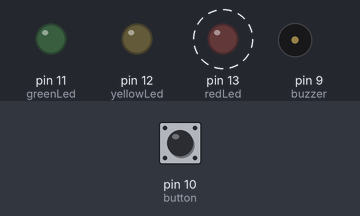
A sketch run on a simulated Arduino Uno, built with avr-gcc and run on an emulated ATmega328P. On the bench: output pins drawn as LEDs (lit = HIGH), buzzer (waves = sounding). Dashed ring = blinking. Inputs (shaded band) come from the test bench; at power-on: pin 10 (button) LOW.

Above: at 2.8 s.
2.9 s: pin 10 (button) pulled HIGH for 1.2 s
At 4.1 s:
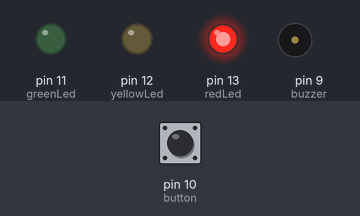
At 19.1 s:
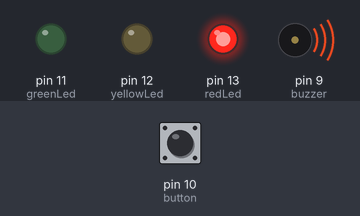
Timing chart, 0 to 21.5 s (numbered marks = the images above; inputs shaded):
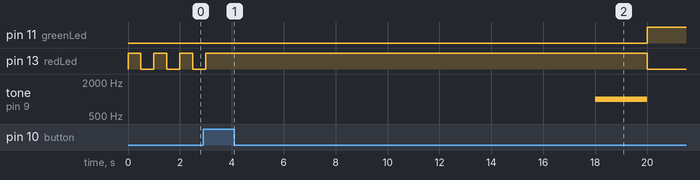

The sketch:

Lab-1.ino
```cpp
// components are linked to destination pins on adurino can be changed
int buzzer = 9;
int button = 10;
int greenLed = 11;
int yellowLed = 12;
int redLed = 13;

int constState = 0;
int buttonState = 0;

void setup() {
  // put your setup code here, to run once:
  pinMode(redLed, OUTPUT);
  pinMode(yellowLed, OUTPUT);
  pinMode(greenLed, OUTPUT);
  pinMode(buzzer, OUTPUT);
  pinMode(button, INPUT);

}

void loop() {
  // put your main code here, to run repeatedly:
  buttonState = digitalRead(button); //reads if button is pressed and if so turns onstate flag
  if (buttonState == HIGH)
    constState = 1;

   if (constState){
      digitalWrite(redLed, HIGH);
      delay(15000); //delay for light
      tone(buzzer, 1000);
      delay(2000); //delay for buzzer
      noTone(buzzer);
      digitalWrite(redLed, LOW);

      digitalWrite(greenLed, HIGH);
      delay(15000);
      tone(buzzer, 1000);
      delay(2000);
      noTone(buzzer);
      digitalWrite(greenLed, LOW);

      digitalWrite(yellowLed, HIGH);
      delay(3000);
      tone(buzzer, 1000);
      delay(1000);
      noTone(buzzer);
      digitalWrite(yellowLed, LOW);
   }
      else{ //no button pressed
      digitalWrite(redLed, HIGH);
      delay(500);
      digitalWrite(redLed, LOW);
      delay(500);
   }
}
```

Measured:
- after the input at 2.9 s, pin 11 (greenLed): LOW → HIGH after 17.1 s; tone on pin 9 (buzzer): silent → 1000 Hz after 15.1 s, → silent 2.0 s later
